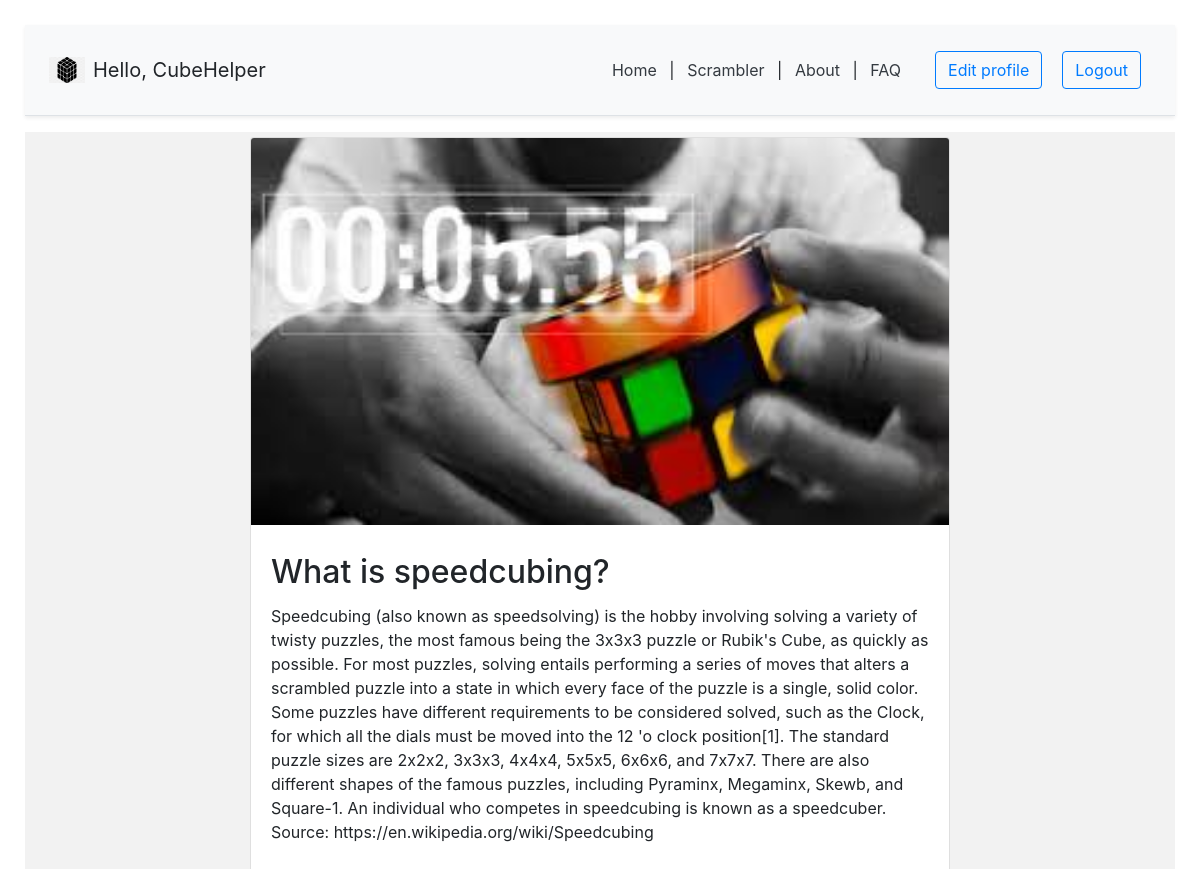
The app's page /blog/aaron-what-is-speedcubing/ (signed in, upper part), older data.
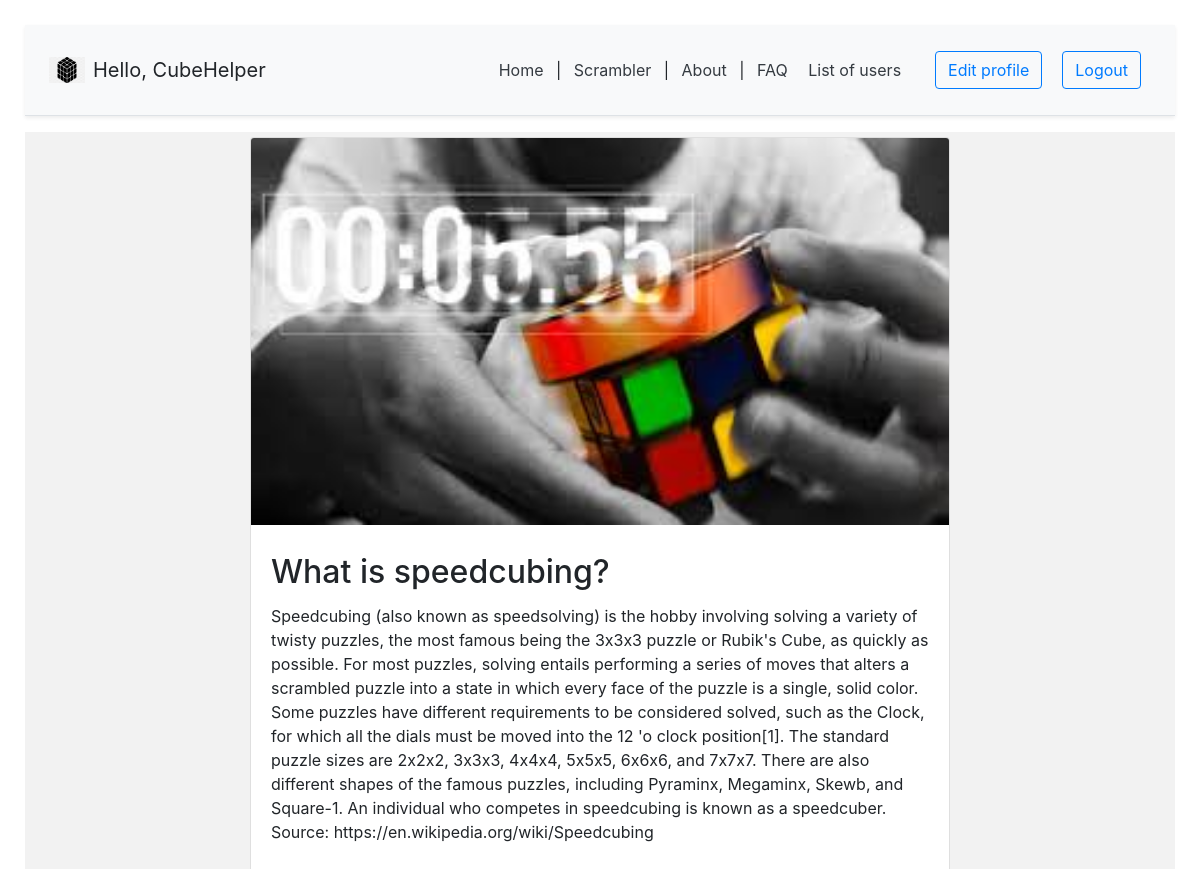
The same page, newer data.
### blog/views.py (the view)
# urls.py: path('<slug>/',detail_blog_view, name="detail"),
def detail_blog_view(request, slug):
	context = {}
	blog_post = get_object_or_404(BlogPost, slug=slug)
	comments = blog_post.comments.filter(active=True, parent__isnull=True)
	if request.POST:
		comment_form = CommentForm(data=request.POST)
		if comment_form.is_valid():
			parent_object = None
			try:
				parent_id = int(request.POST.get('parent_id'))
			except:
				parent_id = None
			if parent_id:
				parent_object = Comment.objects.get(id=parent_id)
				if parent_object:
					reply_comment = comment_form.save(commit=False)
					reply_comment.parent = parent_object
			new_comment = comment_form.save(commit=False)
			new_comment.post = blog_post
			new_comment.save()
			return redirect('blog:detail',slug)
	else:
		comment_form = CommentForm()
	context['blog_post'] = blog_post
	context['comments'] = comments
	context['comment_form'] = comment_form
	return render(request, 'blog/detail_blog.html',context)

### account/models.py (called while the page is built)
	def __str__(self):
		return self.email

### blog/templates/blog/detail_blog.html (shortened to what this page needs)
{% extends 'index.html' %}
{% block content %}
<div class="container">
	<div class="row">
			<div class="card m-auto">
				<img class="card-img-top" src="{{blog_post.image.url}}">
				<div class="card-body mt-2 mb-2">
					<h2 class="card-title">{{blog_post.title}}</h2>
					<p class="card-text">{{blog_post.body}}</p>
				</div>
			</div>
	</div>
</div>
{% endblock content %}

### myapp/templates/snippets/header.html (shortened to what this page needs)
{% load static %}
<link rel="stylesheet" href="https://stackpath.bootstrapcdn.com/bootstrap/4.4.1/css/bootstrap.min.css">
<div class="d-flex flex-column flex-md-row align-items-center p-3 px-md-4 mb-3 bg-light border-bottom shadow-sm">
	<img class="mr-2" src="{% static 'cube_logo.png' %}" width="36" height="26">
{% if request.user.is_authenticated %}
  <h5 class="my-0 mr-md-auto font-weight-normal">Hello, {{request.user.username}}</h5>
 {% else %}
 <h5 class="my-0 mr-md-auto font-weight-normal">Welcome to Cube Helper</h5>
 {% endif %}
  <nav class="my-2 my-md-0 mr-md-3">
	<a class="p-2 text-dark" href="{% url 'homepage' %}">Home</a> |
	<a class="p-2 text-dark" href="{% url 'scramble' %}">Scrambler</a> |
	<a class="p-2 text-dark" href="{% url 'about' %}">About</a> |
	<a class="p-2 text-dark" href="{% url 'faq' %}">FAQ</a>
	{% if request.user.is_authenticated %}
		{% if request.user.is_admin %}
			<a class="p-2 text-dark" href="{% url 'userlist' %}"> List of users</a>
		{% endif %}
	</nav>
	<a class="btn btn-outline-primary" href="{% url 'account' %}">Edit profile</a>
	<a class="btn btn-outline-primary" href="{% url 'logout' %}">Logout</a>
	{% else %}
	<a class="btn btn-outline-primary" href="{% url 'register' %}">Register</a>
	<a class="btn btn-outline-primary" href="{% url 'login' %}">Login</a>
	{% endif %}
</div>

Row changes from the older to the newer data that the page shows:
changed Account "CubeHelper": is_admin False → True (drawn)
Text that changed along with them:
text now shown: "List of users"
